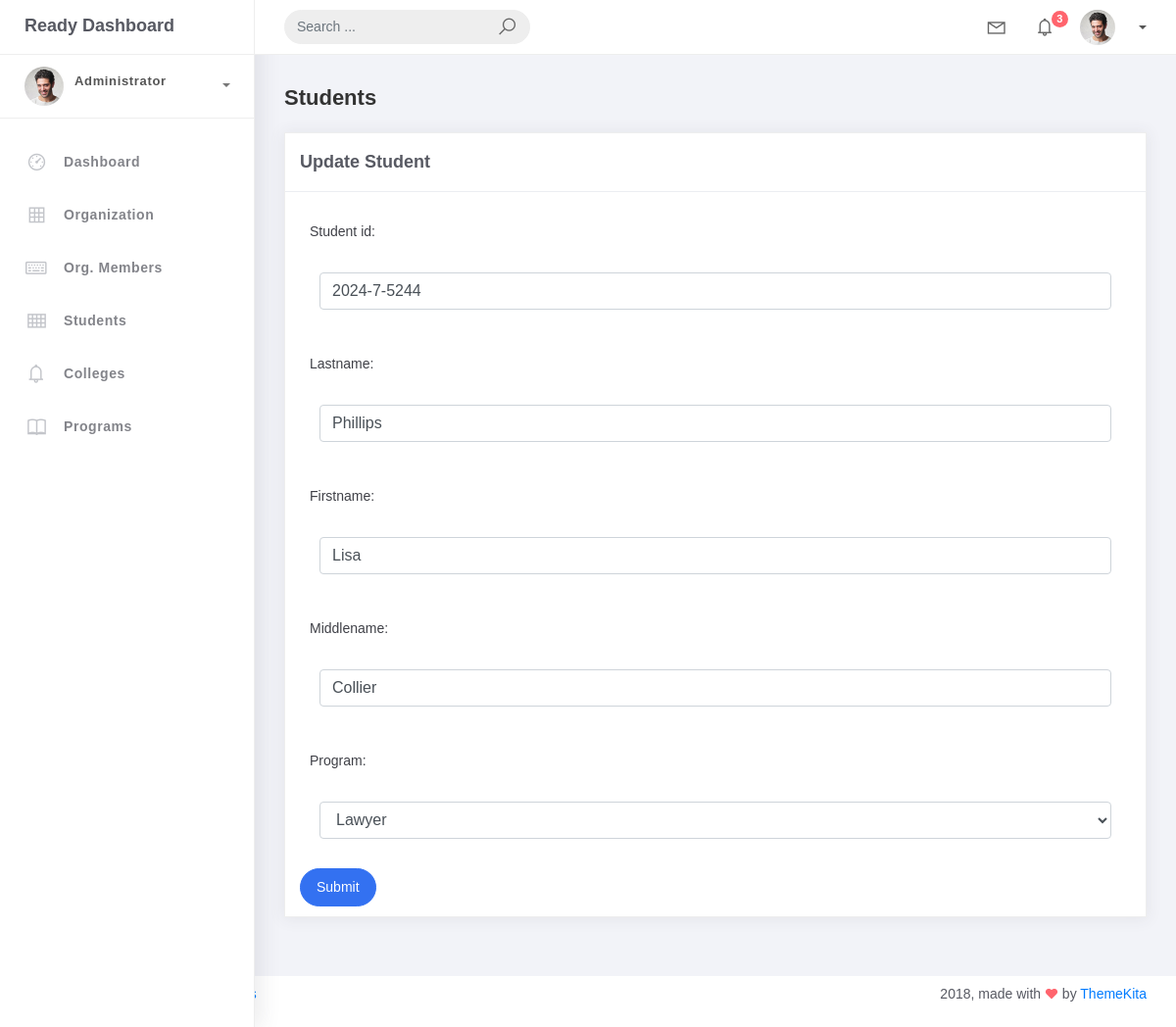
Page /student/4/ on the earlier database version.
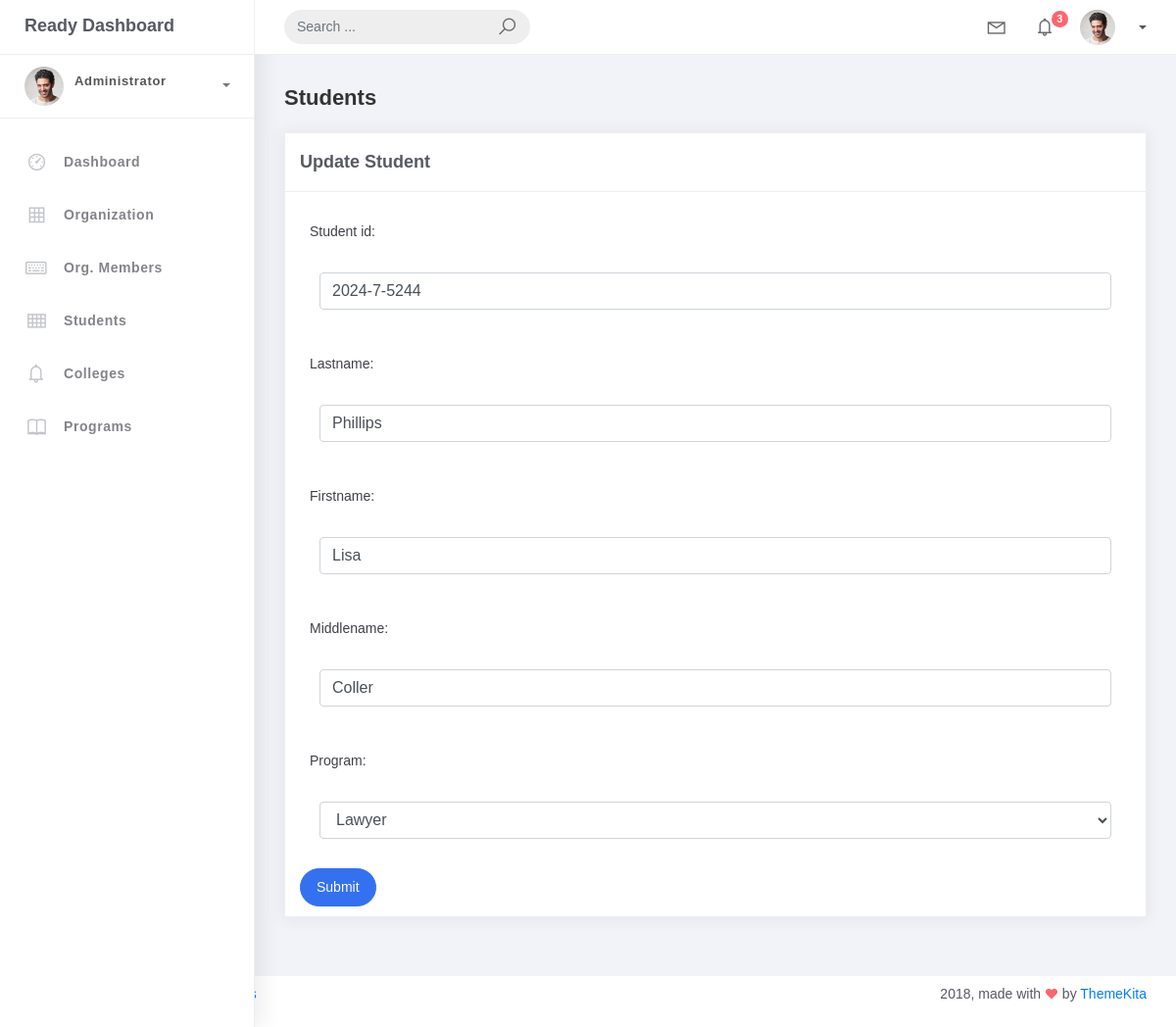
Same page on the later database version.
### studentorg/models.py (models this page shows, shortened)
class BaseModel(models.Model):
	created_at = models.DateTimeField(auto_now_add=True, db_index=True)
	updated_at = models.DateTimeField(auto_now=True)
	class Meta:
		abstract = True

class Student(BaseModel):
	student_id = models.CharField(max_length=15)
	lastname = models.CharField(max_length=25)
	firstname = models.CharField(max_length=25)
	middlename = models.CharField(max_length=25, blank=True, null=True)
	program = models.ForeignKey (Program, on_delete=models.CASCADE)

### studentorg/views.py (the view)
# urls.py: path("student/<pk>/", StudentUpdateView.as_view(), name="student-update"),
class StudentUpdateView(UpdateView):
    model = Student
    form_class = StudentForm
    template_name = 'student_form.html'
    success_url = reverse_lazy('student-list')

### studentorg/forms.py
class StudentForm(ModelForm):
    class Meta:
        model = Student
        fields = "__all__"

### studentorg/models.py (called while the page is built)
	def __str__(self):
		return self.prog_name

### templates/student_form.html (shortened to what this page needs)
{% extends 'base.html' %}
{% block content %}
<div class="content">
    <div class="container-fluid">
        <h4 class="page-title">Students</h4>
        <div class="card">
            <div class="card-header">
                <div class="card-title">
                    {% if object %}Update Student{% else %}Add Student{% endif %}
                </div>
            </div>
            <div class="card-body">
                <form method="post">
                    {% include 'includes/form.html' %}
                    <button type="submit" class="btn btn-primary btn-rounded">Submit</button>
                </form>
            </div>
        </div>
    </div>
</div>
{% endblock %}

### templates/includes/form.html (shortened to what this page needs)
{% load widget_tweaks %}
{% for field in form %}
<div class="field item form-group">
    <label>{{ field.label_tag }}</label>
    <div class="form-group">
        {% render_field field class="form-control" %}
    </div>
</div>
{% endfor %}

Differences in the rows shown:
changed Student "Phillips": middlename "Collier" → "Coller"
